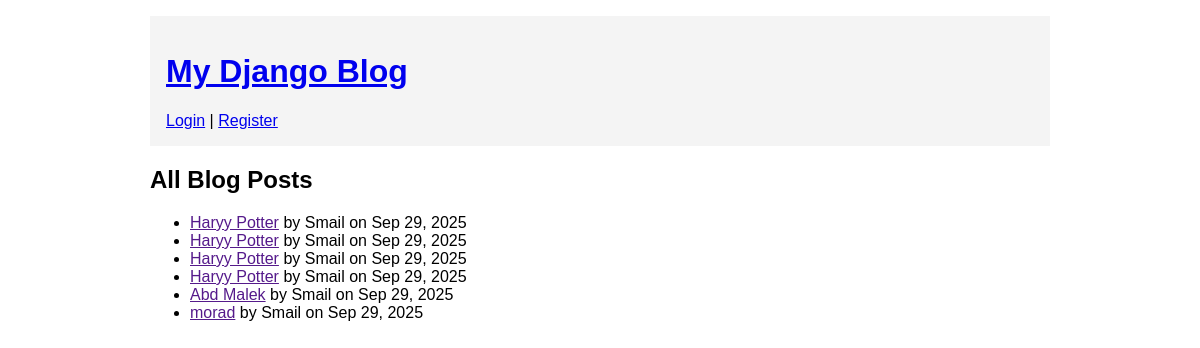
The app's page /, older data.
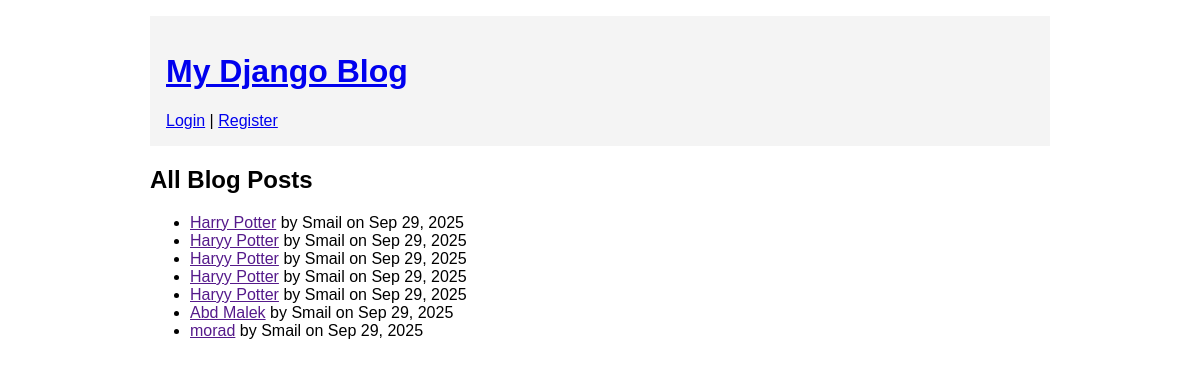
The same page, newer data.
### blog/models.py (models this page shows, shortened)
class Post(models.Model):
    title = models.CharField(max_length=200)
    content = models.TextField()
    published_date = models.DateTimeField(auto_now_add=True)
    author = models.ForeignKey(User, on_delete=models.CASCADE, related_name='posts')
    tags = TaggableManager()
    class Meta:
        ordering = ['-published_date']

### blog/views.py (the view)
# urls.py: path('', views.post_list, name='post_list'),
def post_list(request):
    posts = Post.objects.all()
    return render(request, 'blog/post_list.html', {'posts': posts})

### blog/templates/blog/post_list.html (shortened to what this page needs)
{% extends 'blog/base.html' %}
{% block content %}
  <h2>All Blog Posts</h2>
  <ul>
    {% for post in posts %}
      <li>
        <a href="{{ post.get_absolute_url }}">{{ post.title }}</a>
        by {{ post.author }} on {{ post.published_date|date:"M d, Y" }}
      </li>
    {% empty %}
      <li>No posts yet.</li>
    {% endfor %}
  </ul>
{% endblock %}

Row changes from the older to the newer data that the page shows:
added Post: title "Harry Potter", author "Smail", published_date "Sep 29, 2025"
